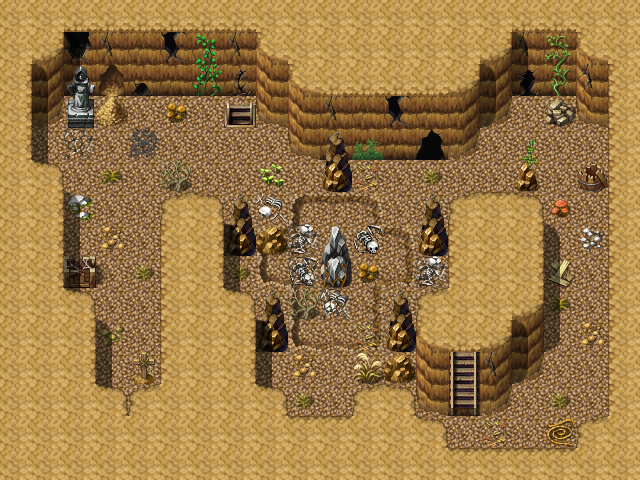

Below is a game level as drawn by its tile map, then a one-line description and the .tmx that defines it (tile-layer data replaced by summaries):
An orthogonal 20x15 tile map with 32x32 px tiles, 5 tile layers (Ground, Objects, Objects_after, Above, ...), 1 hidden layer not drawn, 18 tilesets and 17 objects (8x spawn, 6x replace, 2x mapchange, sign).

<map version="1.0" orientation="orthogonal" width="20" height="15" tilewidth="32" tileheight="32">
    <tileset firstgid="1" name="map_25" tilewidth="32" tileheight="32">
        <image source="../drawable/map_25.png" width="256" height="256" />
    </tileset>
    <tileset firstgid="65" name="map_21" tilewidth="32" tileheight="32">
        <image source="../drawable/map_21.png" width="256" height="256" />
    </tileset>
    <tileset firstgid="129" name="map_0" tilewidth="32" tileheight="32">
        <image source="../drawable/map_0.png" width="256" height="256" />
    </tileset>
    <tileset firstgid="193" name="map_36" tilewidth="32" tileheight="32">
        <image source="../drawable/map_36.png" width="256" height="256" />
    </tileset>
    <tileset firstgid="257" name="map_19" tilewidth="32" tileheight="32">
        <image source="../drawable/map_19.png" width="256" height="256" />
    </tileset>
    <tileset firstgid="321" name="map_18" tilewidth="32" tileheight="32">
        <image source="../drawable/map_18.png" width="256" height="256" />
    </tileset>
    <tileset firstgid="385" name="map_2" tilewidth="32" tileheight="32">
        <image source="../drawable/map_2.png" width="256" height="256" />
    </tileset>
    <tileset firstgid="449" name="map_1" tilewidth="32" tileheight="32">
        <image source="../drawable/map_1.png" width="256" height="256" />
    </tileset>
    <tileset firstgid="513" name="map_3" tilewidth="32" tileheight="32">
        <image source="../drawable/map_3.png" width="256" height="256" />
    </tileset>
    <tileset firstgid="577" name="map_5" tilewidth="32" tileheight="32">
        <image source="../drawable/map_5.png" width="256" height="256" />
    </tileset>
    <tileset firstgid="641" name="map_6" tilewidth="32" tileheight="32">
        <image source="../drawable/map_6.png" width="256" height="256" />
    </tileset>
    <tileset firstgid="705" name="map_4" tilewidth="32" tileheight="32">
        <image source="../drawable/map_4.png" width="256" height="256" />
    </tileset>
    <tileset firstgid="769" name="map_7" tilewidth="32" tileheight="32">
        <image source="../drawable/map_7.png" width="256" height="256" />
    </tileset>
    <tileset firstgid="833" name="map_17" tilewidth="32" tileheight="32">
        <image source="../drawable/map_17.png" width="256" height="256" />
    </tileset>
    <tileset firstgid="897" name="map_9" tilewidth="32" tileheight="32">
        <image source="../drawable/map_9.png" width="256" height="256" />
    </tileset>
    <tileset firstgid="961" name="map_20" tilewidth="32" tileheight="32">
        <image source="../drawable/map_20.png" width="256" height="256" />
    </tileset>
    <tileset firstgid="1025" name="map_10" tilewidth="32" tileheight="32">
        <image source="../drawable/map_10.png" width="256" height="256" />
    </tileset>
    <tileset firstgid="1089" name="map_8" tilewidth="32" tileheight="32">
        <image source="../drawable/map_8.png" width="256" height="256" />
    </tileset>
    <layer name="Ground" width="20" height="15">
        <data>[300 cells, 300 non-empty, 24 distinct tile ids]</data>
    </layer>
    <layer name="Objects" width="20" height="15">
        <data>[300 cells, 97 non-empty, 53 distinct tile ids]</data>
    </layer>
    <layer name="Objects_after" width="20" height="15">
        <data>[300 cells, 6 non-empty, 2 distinct tile ids]</data>
    </layer>
    <layer name="Above" width="20" height="15">
        <data>[300 cells, 41 non-empty, 9 distinct tile ids]</data>
    </layer>
    <layer name="Above_after" width="20" height="15">
        <data>[300 cells, 2 non-empty, 1 distinct tile ids]</data>
    </layer>
    <layer name="Walkable" width="20" height="15" visible="0">
        <data>[300 cells, 215 non-empty, 1 distinct tile ids]</data>
    </layer>
    <objectgroup name="Mapevents">
        <object name="up lodarcave0" type="mapchange" x="448" y="384" width="32" height="32">
            <properties>
                <property name="map" value="lodar3" />
                <property name="place" value="down lodar3" />
            </properties>
        </object>
        <object name="down lodarcave0" type="mapchange" x="224" y="96" width="32" height="32">
            <properties>
                <property name="map" value="lodarcave1" />
                <property name="place" value="up lodarcave1" />
            </properties>
        </object>
        <object name="sign_lodarcave0" type="sign" x="256" y="192" width="160" height="224" />
    </objectgroup>
    <objectgroup name="Spawn" visible="0">
        <object name="hirathil0" type="spawn" x="64" y="160" width="96" height="224">
            <properties>
                <property name="spawngroup" value="hirathil0" />
            </properties>
        </object>
        <object name="hirathil0_1" type="spawn" x="32" y="96" width="160" height="160">
            <properties>
                <property name="spawngroup" value="hirathil0" />
            </properties>
        </object>
        <object name="hirathil0_2" type="spawn" x="448" y="160" width="32" height="32">
            <properties>
                <property name="spawngroup" value="hirathil0" />
            </properties>
        </object>
        <object name="hirathil0_3" type="spawn" x="480" y="128" width="32" height="64">
            <properties>
                <property name="quantity" value="2" />
                <property name="spawngroup" value="hirathil0" />
            </properties>
        </object>
        <object name="hirathil0_4" type="spawn" x="544" y="192" width="64" height="192">
            <properties>
                <property name="spawngroup" value="hirathil0" />
            </properties>
        </object>
        <object name="hirathil0_5" type="spawn" x="512" y="384" width="32" height="64">
            <properties>
                <property name="quantity" value="2" />
                <property name="spawngroup" value="hirathil0" />
            </properties>
        </object>
        <object name="hirathil0_6" type="spawn" x="192" y="160" width="224" height="256">
            <properties>
                <property name="spawngroup" value="hirathil0" />
            </properties>
        </object>
    </objectgroup>
    <objectgroup name="Spawn_bats" visible="0">
        <object name="cavebat1" type="spawn" x="32" y="160" width="416" height="256">
            <properties>
                <property name="quantity" value="4" />
                <property name="spawngroup" value="cavebat1" />
            </properties>
        </object>
    </objectgroup>
    <objectgroup name="Keys" />
    <objectgroup name="Replace">
        <object name="lodar2:50" type="replace" x="416" y="192" width="32" height="64">
            <properties>
                <property name="Above" value="Above_after" />
                <property name="Objects" value="Objects_after" />
            </properties>
        </object>
        <object name="lodar2:50" type="replace" x="320" y="128" width="32" height="64">
            <properties>
                <property name="Above" value="Above_after" />
                <property name="Objects" value="Objects_after" />
            </properties>
        </object>
        <object name="lodar2:50" type="replace" x="320" y="224" width="32" height="64">
            <properties>
                <property name="Above" value="Above_after" />
                <property name="Objects" value="Objects_after" />
            </properties>
        </object>
        <object name="lodar2:50" type="replace" x="384" y="288" width="32" height="64">
            <properties>
                <property name="Above" value="Above_after" />
                <property name="Objects" value="Objects_after" />
            </properties>
        </object>
        </objectgroup>
</map>
<!-- 2 of 17 objects omitted -->
